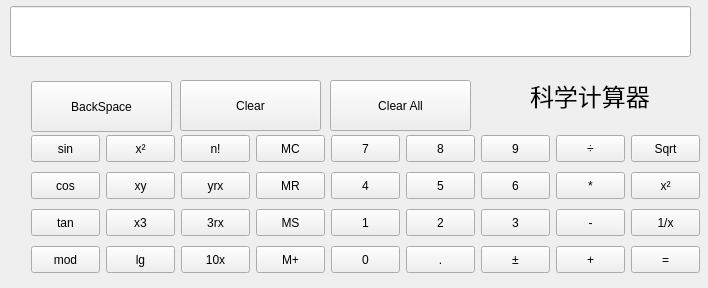
<?xml version="1.0" encoding="UTF-8"?>
<ui version="4.0">
 <class>Calculator</class>
 <widget class="QWidget" name="Calculator">
  <property name="geometry">
   <rect>
    <x>0</x>
    <y>0</y>
    <width>708</width>
    <height>288</height>
   </rect>
  </property>
  <property name="windowTitle">
   <string>Calculator</string>
  </property>
  <widget class="QLineEdit" name="display">
   <property name="geometry">
    <rect>
     <x>10</x>
     <y>6</y>
     <width>681</width>
     <height>51</height>
    </rect>
   </property>
  </widget>
  <widget class="QPushButton" name="ClearAllButton">
   <property name="geometry">
    <rect>
     <x>330</x>
     <y>80</y>
     <width>141</width>
     <height>51</height>
    </rect>
   </property>
   <property name="text">
    <string>Clear All</string>
   </property>
  </widget>
  <widget class="QPushButton" name="ClearButton">
   <property name="geometry">
    <rect>
     <x>180</x>
     <y>80</y>
     <width>141</width>
     <height>51</height>
    </rect>
   </property>
   <property name="text">
    <string>Clear</string>
   </property>
  </widget>
  <widget class="QPushButton" name="BackSpaceButton">
   <property name="geometry">
    <rect>
     <x>31</x>
     <y>81</y>
     <width>141</width>
     <height>51</height>
    </rect>
   </property>
   <property name="text">
    <string>BackSpace</string>
   </property>
  </widget>
  <widget class="QPushButton" name="SqrtButton">
   <property name="geometry">
    <rect>
     <x>631</x>
     <y>135</y>
     <width>69</width>
     <height>27</height>
    </rect>
   </property>
   <property name="text">
    <string>Sqrt</string>
   </property>
  </widget>
  <widget class="QPushButton" name="pingfangButton">
   <property name="geometry">
    <rect>
     <x>631</x>
     <y>172</y>
     <width>69</width>
     <height>27</height>
    </rect>
   </property>
   <property name="text">
    <string>x²</string>
   </property>
   <property name="autoExclusive">
    <bool>false</bool>
   </property>
  </widget>
  <widget class="QPushButton" name="daoshuButton">
   <property name="geometry">
    <rect>
     <x>631</x>
     <y>209</y>
     <width>69</width>
     <height>27</height>
    </rect>
   </property>
   <property name="text">
    <string>1/x</string>
   </property>
  </widget>
  <widget class="QPushButton" name="equButton">
   <property name="geometry">
    <rect>
     <x>631</x>
     <y>246</y>
     <width>69</width>
     <height>27</height>
    </rect>
   </property>
   <property name="text">
    <string>=</string>
   </property>
  </widget>
  <widget class="QPushButton" name="divButton">
   <property name="geometry">
    <rect>
     <x>556</x>
     <y>135</y>
     <width>69</width>
     <height>27</height>
    </rect>
   </property>
   <property name="text">
    <string>÷</string>
   </property>
  </widget>
  <widget class="QPushButton" name="mulButton">
   <property name="geometry">
    <rect>
     <x>556</x>
     <y>172</y>
     <width>69</width>
     <height>27</height>
    </rect>
   </property>
   <property name="text">
    <string>*</string>
   </property>
  </widget>
  <widget class="QPushButton" name="decButton">
   <property name="geometry">
    <rect>
     <x>556</x>
     <y>209</y>
     <width>69</width>
     <height>27</height>
    </rect>
   </property>
   <property name="text">
    <string>-</string>
   </property>
  </widget>
  <widget class="QPushButton" name="addButton">
   <property name="geometry">
    <rect>
     <x>556</x>
     <y>246</y>
     <width>69</width>
     <height>27</height>
    </rect>
   </property>
   <property name="text">
    <string>+</string>
   </property>
  </widget>
  <widget class="QPushButton" name="Button9">
   <property name="geometry">
    <rect>
     <x>481</x>
     <y>135</y>
     <width>69</width>
     <height>27</height>
    </rect>
   </property>
   <property name="text">
    <string>9</string>
   </property>
  </widget>
  <widget class="QPushButton" name="Button8">
   <property name="geometry">
    <rect>
     <x>406</x>
     <y>135</y>
     <width>69</width>
     <height>27</height>
    </rect>
   </property>
   <property name="text">
    <string>8</string>
   </property>
  </widget>
  <widget class="QPushButton" name="Button7">
   <property name="geometry">
    <rect>
     <x>331</x>
     <y>135</y>
     <width>69</width>
     <height>27</height>
    </rect>
   </property>
   <property name="text">
    <string>7</string>
   </property>
  </widget>
  <widget class="QPushButton" name="Button6">
   <property name="geometry">
    <rect>
     <x>481</x>
     <y>172</y>
     <width>69</width>
     <height>27</height>
    </rect>
   </property>
   <property name="text">
    <string>6</string>
   </property>
  </widget>
  <widget class="QPushButton" name="Button5">
   <property name="geometry">
    <rect>
     <x>406</x>
     <y>172</y>
     <width>69</width>
     <height>27</height>
    </rect>
   </property>
   <property name="text">
    <string>5</string>
   </property>
  </widget>
  <widget class="QPushButton" name="Button4">
   <property name="geometry">
    <rect>
     <x>331</x>
     <y>172</y>
     <width>69</width>
     <height>27</height>
    </rect>
   </property>
   <property name="text">
    <string>4</string>
   </property>
  </widget>
  <widget class="QPushButton" name="Button3">
   <property name="geometry">
    <rect>
     <x>481</x>
     <y>209</y>
     <width>69</width>
     <height>27</height>
    </rect>
   </property>
   <property name="text">
    <string>3</string>
   </property>
  </widget>
  <widget class="QPushButton" name="Button2">
   <property name="geometry">
    <rect>
     <x>406</x>
     <y>209</y>
     <width>69</width>
     <height>27</height>
    </rect>
   </property>
   <property name="text">
    <string>2</string>
   </property>
  </widget>
  <widget class="QPushButton" name="Button1">
   <property name="geometry">
    <rect>
     <x>331</x>
     <y>209</y>
     <width>69</width>
     <height>27</height>
    </rect>
   </property>
   <property name="text">
    <string>1</string>
   </property>
  </widget>
  <widget class="QPushButton" name="doubleButton">
   <property name="geometry">
    <rect>
     <x>481</x>
     <y>246</y>
     <width>69</width>
     <height>27</height>
    </rect>
   </property>
   <property name="text">
    <string>±</string>
   </property>
  </widget>
  <widget class="QPushButton" name="dotButton">
   <property name="geometry">
    <rect>
     <x>406</x>
     <y>246</y>
     <width>69</width>
     <height>27</height>
    </rect>
   </property>
   <property name="text">
    <string>.</string>
   </property>
  </widget>
  <widget class="QPushButton" name="Button0">
   <property name="geometry">
    <rect>
     <x>331</x>
     <y>246</y>
     <width>69</width>
     <height>27</height>
    </rect>
   </property>
   <property name="text">
    <string>0</string>
   </property>
  </widget>
  <widget class="QPushButton" name="MCButton">
   <property name="geometry">
    <rect>
     <x>256</x>
     <y>135</y>
     <width>69</width>
     <height>27</height>
    </rect>
   </property>
   <property name="text">
    <string>MC</string>
   </property>
  </widget>
  <widget class="QPushButton" name="MRButton">
   <property name="geometry">
    <rect>
     <x>256</x>
     <y>172</y>
     <width>69</width>
     <height>27</height>
    </rect>
   </property>
   <property name="text">
    <string>MR</string>
   </property>
  </widget>
  <widget class="QPushButton" name="MSButton">
   <property name="geometry">
    <rect>
     <x>256</x>
     <y>209</y>
     <width>69</width>
     <height>27</height>
    </rect>
   </property>
   <property name="text">
    <string>MS</string>
   </property>
  </widget>
  <widget class="QPushButton" name="MPlusButton">
   <property name="geometry">
    <rect>
     <x>256</x>
     <y>246</y>
     <width>69</width>
     <height>27</height>
    </rect>
   </property>
   <property name="text">
    <string>M+</string>
   </property>
  </widget>
  <widget class="QPushButton" name="jiechengButton">
   <property name="geometry">
    <rect>
     <x>181</x>
     <y>135</y>
     <width>69</width>
     <height>27</height>
    </rect>
   </property>
   <property name="text">
    <string>n!</string>
   </property>
  </widget>
  <widget class="QPushButton" name="fanggenButton">
   <property name="geometry">
    <rect>
     <x>181</x>
     <y>172</y>
     <width>69</width>
     <height>27</height>
    </rect>
   </property>
   <property name="text">
    <string>yrx</string>
   </property>
  </widget>
  <widget class="QPushButton" name="lifanggenButton">
   <property name="geometry">
    <rect>
     <x>181</x>
     <y>209</y>
     <width>69</width>
     <height>27</height>
    </rect>
   </property>
   <property name="text">
    <string>3rx</string>
   </property>
  </widget>
  <widget class="QPushButton" name="zhishuButton">
   <property name="geometry">
    <rect>
     <x>181</x>
     <y>246</y>
     <width>69</width>
     <height>27</height>
    </rect>
   </property>
   <property name="text">
    <string>10x</string>
   </property>
  </widget>
  <widget class="QPushButton" name="pingfangButton_2">
   <property name="geometry">
    <rect>
     <x>106</x>
     <y>135</y>
     <width>69</width>
     <height>27</height>
    </rect>
   </property>
   <property name="text">
    <string>x²</string>
   </property>
  </widget>
  <widget class="QPushButton" name="xyButton">
   <property name="geometry">
    <rect>
     <x>106</x>
     <y>172</y>
     <width>69</width>
     <height>27</height>
    </rect>
   </property>
   <property name="text">
    <string>xy</string>
   </property>
  </widget>
  <widget class="QPushButton" name="lifangButton">
   <property name="geometry">
    <rect>
     <x>106</x>
     <y>209</y>
     <width>69</width>
     <height>27</height>
    </rect>
   </property>
   <property name="text">
    <string>x3</string>
   </property>
  </widget>
  <widget class="QPushButton" name="duishuButton">
   <property name="geometry">
    <rect>
     <x>106</x>
     <y>246</y>
     <width>69</width>
     <height>27</height>
    </rect>
   </property>
   <property name="text">
    <string>lg</string>
   </property>
  </widget>
  <widget class="QPushButton" name="sinButton">
   <property name="geometry">
    <rect>
     <x>31</x>
     <y>135</y>
     <width>69</width>
     <height>27</height>
    </rect>
   </property>
   <property name="text">
    <string>sin</string>
   </property>
  </widget>
  <widget class="QPushButton" name="cosButton">
   <property name="geometry">
    <rect>
     <x>31</x>
     <y>172</y>
     <width>69</width>
     <height>27</height>
    </rect>
   </property>
   <property name="text">
    <string>cos</string>
   </property>
  </widget>
  <widget class="QPushButton" name="tanButton">
   <property name="geometry">
    <rect>
     <x>31</x>
     <y>209</y>
     <width>69</width>
     <height>27</height>
    </rect>
   </property>
   <property name="text">
    <string>tan</string>
   </property>
  </widget>
  <widget class="QPushButton" name="modButton">
   <property name="geometry">
    <rect>
     <x>31</x>
     <y>246</y>
     <width>69</width>
     <height>27</height>
    </rect>
   </property>
   <property name="text">
    <string>mod</string>
   </property>
  </widget>
  <widget class="QLabel" name="label">
   <property name="geometry">
    <rect>
     <x>530</x>
     <y>80</y>
     <width>131</width>
     <height>31</height>
    </rect>
   </property>
   <property name="font">
    <font>
     <family>Ume UI Gothic O5</family>
     <pointsize>18</pointsize>
    </font>
   </property>
   <property name="text">
    <string>科学计算器</string>
   </property>
  </widget>
 </widget>
 <layoutdefault spacing="6" margin="11"/>
 <resources/>
 <connections/>
</ui>
